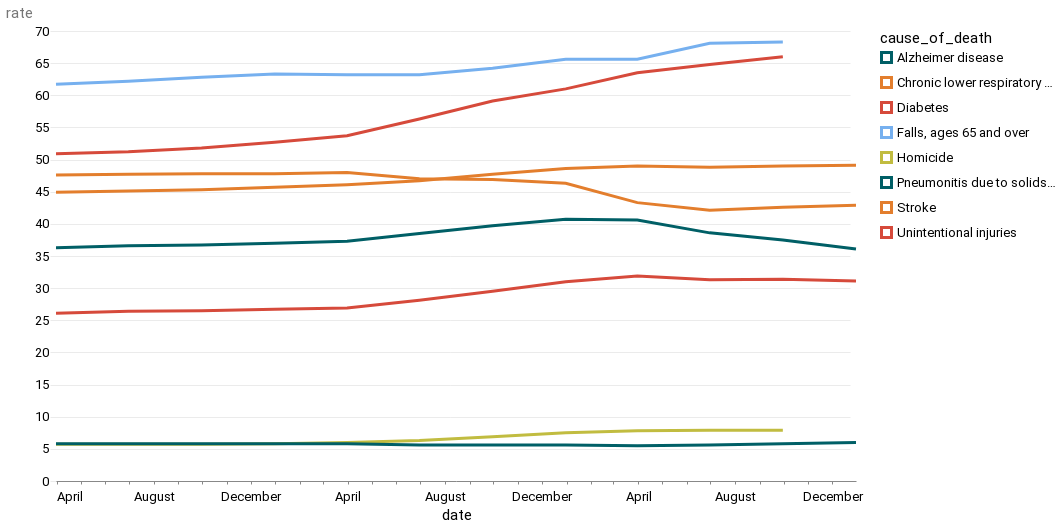

The notebook cell this image was saved under:
### Code cell
alt.Chart(top_causes[top_causes["cause_of_death"] != "COVID-19"]).mark_line().encode(
    x="date", y="rate", color="cause_of_death:N"
)

### Figure 1 — Vega-Lite specification as saved in the notebook (floating-point values rounded to 4 significant figures)
{"config": {"view": {"width": 800, "height": 450, "strokeOpacity": 0}, "background": "#ffffff", "title": {"anchor": "start", "font": "Summit Sans", "fontColor": "palette[\"black\"]", "fontSize": 18, "fontWeight": "normal"}, "arc": {"fill": "#00d4d8"}, "area": {"fill": "#00d4d8"}, "line": {"stroke": "#00d4d8", "strokeWidth": 3}, "path": {"stroke": "#00d4d8"}, "rect": {"fill": "#00d4d8"}, "shape": {"stroke": "#00d4d8"}, "bar": {"fill": "#00d4d8"}, "point": {"stroke": "#00d4d8"}, "symbol": {"fill": "#00d4d8", "size": 30}, "axis": {"titleFont": "Roboto", "titleFontSize": 15, "titleFontWeight": "normal", "labelFont": "Roboto, sans", "labelFontSize": 13, "labelFontWeight": "normal"}, "axisX": {"labelAngle": 0, "labelPadding": 6, "tickSize": 3, "grid": false}, "axisY": {"labelBaseline": "middle", "maxExtent": 45, "minExtent": 45, "titleAlign": "left", "titleAngle": 0, "titleX": -45, "titleY": -11, "domainOpacity": 0, "gridWidth": 0.6, "gridColor": "#dddddd", "offset": 6, "tickSize": 0, "titleColor": "#767676"}, "legend": {"titleFont": "Roboto", "titleFontSize": 15, "titleFontWeight": "normal", "symbolType": "square", "labelFont": "Roboto, sans", "labelFontSize": 13}, "range": {"category": ["#005f66", "#e37e2d", "#d64a3b", "#76b0ef", "#c1bc40"], "diverging": ["#e68a4f", "#f4bb6a", "#f9e39c", "#dadfe2", "#a6b7c6", "#849eae"], "heatmap": ["#7ff6f6", "#00eeef", "#00d4d8", "#00abb2", "#00848b", "#fbf2c7", "#00363d"], "ordinal": ["#7ff6f6", "#00eeef", "#00d4d8", "#00abb2", "#00848b", "#fbf2c7", "#00363d"], "ramp": ["#7ff6f6", "#00eeef", "#00d4d8", "#00abb2", "#00848b", "#fbf2c7", "#00363d"]}}, "data": {"name": "data-6818a0eb704db1cf71c355e88967c570"}, "mark": "line", "encoding": {"color": {"field": "cause_of_death", "type": "nominal"}, "x": {"field": "date", "type": "temporal"}, "y": {"field": "rate", "type": "quantitative"}}, "$schema": "https://vega.github.io/schema/vega-lite/v4.17.0.json", "datasets": {"data-6818a0eb704db1cf71c355e88967c570": [{"date": "2019-03-31T00:00:00", "cause_of_death": "Alzheimer disease", "overall_rate": "36.3", "rate": 36.3}, {"date": "2019-03-31T00:00:00", "cause_of_death": "Chronic lower respiratory diseases", "overall_rate": "47.6", "rate": 47.6}, {"date": "2019-03-31T00:00:00", "cause_of_death": "Diabetes", "overall_rate": "26.1", "rate": 26.1}, {"date": "2019-03-31T00:00:00", "cause_of_death": "Falls, ages 65 and over", "overall_rate": "61.7", "rate": 61.7}, {"date": "2019-03-31T00:00:00", "cause_of_death": "Homicide", "overall_rate": "5.7", "rate": 5.7}, {"date": "2019-03-31T00:00:00", "cause_of_death": "Pneumonitis due to solids and liquids", "overall_rate": "5.8", "rate": 5.8}, {"date": "2019-03-31T00:00:00", "cause_of_death": "Stroke", "overall_rate": "44.9", "rate": 44.9}, {"date": "2019-03-31T00:00:00", "cause_of_death": "Unintentional injuries", "overall_rate": "50.9", "rate": 50.9}, {"date": "2019-06-30T00:00:00", "cause_of_death": "Alzheimer disease", "overall_rate": "36.6", "rate": 36.6}, {"date": "2019-06-30T00:00:00", "cause_of_death": "Chronic lower respiratory diseases", "overall_rate": "47.7", "rate": 47.7}, {"date": "2019-06-30T00:00:00", "cause_of_death": "Diabetes", "overall_rate": "26.4", "rate": 26.4}, {"date": "2019-06-30T00:00:00", "cause_of_death": "Falls, ages 65 and over", "overall_rate": "62.2", "rate": 62.2}, {"date": "2019-06-30T00:00:00", "cause_of_death": "Homicide", "overall_rate": "5.7", "rate": 5.7}, {"date": "2019-06-30T00:00:00", "cause_of_death": "Pneumonitis due to solids and liquids", "overall_rate": "5.8", "rate": 5.8}, {"date": "2019-06-30T00:00:00", "cause_of_death": "Stroke", "overall_rate": "45.1", "rate": 45.1}, {"date": "2019-06-30T00:00:00", "cause_of_death": "Unintentional injuries", "overall_rate": "51.2", "rate": 51.2}, {"date": "2019-09-30T00:00:00", "cause_of_death": "Alzheimer disease", "overall_rate": "36.7", "rate": 36.7}, {"date": "2019-09-30T00:00:00", "cause_of_death": "Chronic lower respiratory diseases", "overall_rate": "47.8", "rate": 47.8}, {"date": "2019-09-30T00:00:00", "cause_of_death": "Diabetes", "overall_rate": "26.5", "rate": 26.5}, {"date": "2019-09-30T00:00:00", "cause_of_death": "Falls, ages 65 and over", "overall_rate": "62.8", "rate": 62.8}, {"date": "2019-09-30T00:00:00", "cause_of_death": "Homicide", "overall_rate": "5.7", "rate": 5.7}, {"date": "2019-09-30T00:00:00", "cause_of_death": "Pneumonitis due to solids and liquids", "overall_rate": "5.8", "rate": 5.8}, {"date": "2019-09-30T00:00:00", "cause_of_death": "Stroke", "overall_rate": "45.3", "rate": 45.3}, {"date": "2019-09-30T00:00:00", "cause_of_death": "Unintentional injuries", "overall_rate": "51.8", "rate": 51.8}, {"date": "2019-12-31T00:00:00", "cause_of_death": "Alzheimer disease", "overall_rate": "37.0", "rate": 37.0}, {"date": "2019-12-31T00:00:00", "cause_of_death": "Chronic lower respiratory diseases", "overall_rate": "47.8", "rate": 47.8}, {"date": "2019-12-31T00:00:00", "cause_of_death": "Diabetes", "overall_rate": "26.7", "rate": 26.7}, {"date": "2019-12-31T00:00:00", "cause_of_death": "Falls, ages 65 and over", "overall_rate": "63.3", "rate": 63.3}, {"date": "2019-12-31T00:00:00", "cause_of_death": "Homicide", "overall_rate": "5.8", "rate": 5.8}, {"date": "2019-12-31T00:00:00", "cause_of_death": "Pneumonitis due to solids and liquids", "overall_rate": "5.8", "rate": 5.8}, {"date": "2019-12-31T00:00:00", "cause_of_death": "Stroke", "overall_rate": "45.7", "rate": 45.7}, {"date": "2019-12-31T00:00:00", "cause_of_death": "Unintentional injuries", "overall_rate": "52.7", "rate": 52.7}, {"date": "2020-03-31T00:00:00", "cause_of_death": "Alzheimer disease", "overall_rate": "37.3", "rate": 37.3}, {"date": "2020-03-31T00:00:00", "cause_of_death": "Chronic lower respiratory diseases", "overall_rate": "48.0", "rate": 48.0}, {"date": "2020-03-31T00:00:00", "cause_of_death": "Diabetes", "overall_rate": "26.9", "rate": 26.9}, {"date": "2020-03-31T00:00:00", "cause_of_death": "Falls, ages 65 and over", "overall_rate": "63.2", "rate": 63.2}, {"date": "2020-03-31T00:00:00", "cause_of_death": "Homicide", "overall_rate": "6.0", "rate": 6.0}, {"date": "2020-03-31T00:00:00", "cause_of_death": "Pneumonitis due to solids and liquids", "overall_rate": "5.8", "rate": 5.8}, {"date": "2020-03-31T00:00:00", "cause_of_death": "Stroke", "overall_rate": "46.1", "rate": 46.1}, {"date": "2020-03-31T00:00:00", "cause_of_death": "Unintentional injuries", "overall_rate": "53.7", "rate": 53.7}, {"date": "2020-06-30T00:00:00", "cause_of_death": "Alzheimer disease", "overall_rate": "38.5", "rate": 38.5}, {"date": "2020-06-30T00:00:00", "cause_of_death": "Chronic lower respiratory diseases", "overall_rate": "47.0", "rate": 47.0}, {"date": "2020-06-30T00:00:00", "cause_of_death": "Diabetes", "overall_rate": "28.1", "rate": 28.1}, {"date": "2020-06-30T00:00:00", "cause_of_death": "Falls, ages 65 and over", "overall_rate": "63.2", "rate": 63.2}, {"date": "2020-06-30T00:00:00", "cause_of_death": "Homicide", "overall_rate": "6.3", "rate": 6.3}, {"date": "2020-06-30T00:00:00", "cause_of_death": "Pneumonitis due to solids and liquids", "overall_rate": "5.6", "rate": 5.6}, {"date": "2020-06-30T00:00:00", "cause_of_death": "Stroke", "overall_rate": "46.7", "rate": 46.7}, {"date": "2020-06-30T00:00:00", "cause_of_death": "Unintentional injuries", "overall_rate": "56.3", "rate": 56.3}, {"date": "2020-09-30T00:00:00", "cause_of_death": "Alzheimer disease", "overall_rate": "39.7", "rate": 39.7}, {"date": "2020-09-30T00:00:00", "cause_of_death": "Chronic lower respiratory diseases", "overall_rate": "46.9", "rate": 46.9}, {"date": "2020-09-30T00:00:00", "cause_of_death": "Diabetes", "overall_rate": "29.5", "rate": 29.5}, {"date": "2020-09-30T00:00:00", "cause_of_death": "Falls, ages 65 and over", "overall_rate": "64.2", "rate": 64.2}, {"date": "2020-09-30T00:00:00", "cause_of_death": "Homicide", "overall_rate": "6.9", "rate": 6.9}, {"date": "2020-09-30T00:00:00", "cause_of_death": "Pneumonitis due to solids and liquids", "overall_rate": "5.6", "rate": 5.6}, {"date": "2020-09-30T00:00:00", "cause_of_death": "Stroke", "overall_rate": "47.7", "rate": 47.7}, {"date": "2020-09-30T00:00:00", "cause_of_death": "Unintentional injuries", "overall_rate": "59.1", "rate": 59.1}, {"date": "2020-12-31T00:00:00", "cause_of_death": "Alzheimer disease", "overall_rate": "40.7", "rate": 40.7}, {"date": "2020-12-31T00:00:00", "cause_of_death": "Chronic lower respiratory diseases", "overall_rate": "46.3", "rate": 46.3}, {"date": "2020-12-31T00:00:00", "cause_of_death": "Diabetes", "overall_rate": "31.0", "rate": 31.0}, {"date": "2020-12-31T00:00:00", "cause_of_death": "Falls, ages 65 and over", "overall_rate": "65.6", "rate": 65.6}, {"date": "2020-12-31T00:00:00", "cause_of_death": "Homicide", "overall_rate": "7.5", "rate": 7.5}, {"date": "2020-12-31T00:00:00", "cause_of_death": "Pneumonitis due to solids and liquids", "overall_rate": "5.6", "rate": 5.6}, {"date": "2020-12-31T00:00:00", "cause_of_death": "Stroke", "overall_rate": "48.6", "rate": 48.6}, {"date": "2020-12-31T00:00:00", "cause_of_death": "Unintentional injuries", "overall_rate": "61.0", "rate": 61.0}, {"date": "2021-03-31T00:00:00", "cause_of_death": "Alzheimer disease", "overall_rate": "40.6", "rate": 40.6}, {"date": "2021-03-31T00:00:00", "cause_of_death": "Chronic lower respiratory diseases", "overall_rate": "43.3", "rate": 43.3}, {"date": "2021-03-31T00:00:00", "cause_of_death": "Diabetes", "overall_rate": "31.9", "rate": 31.9}, {"date": "2021-03-31T00:00:00", "cause_of_death": "Falls, ages 65 and over", "overall_rate": "65.6", "rate": 65.6}, {"date": "2021-03-31T00:00:00", "cause_of_death": "Homicide", "overall_rate": "7.8", "rate": 7.8}, {"date": "2021-03-31T00:00:00", "cause_of_death": "Pneumonitis due to solids and liquids", "overall_rate": "5.5", "rate": 5.5}, {"date": "2021-03-31T00:00:00", "cause_of_death": "Stroke", "overall_rate": "49.0", "rate": 49.0}, {"date": "2021-03-31T00:00:00", "cause_of_death": "Unintentional injuries", "overall_rate": "63.5", "rate": 63.5}, {"date": "2021-06-30T00:00:00", "cause_of_death": "Alzheimer disease", "overall_rate": "38.6", "rate": 38.6}, {"date": "2021-06-30T00:00:00", "cause_of_death": "Chronic lower respiratory diseases", "overall_rate": "42.1", "rate": 42.1}, {"date": "2021-06-30T00:00:00", "cause_of_death": "Diabetes", "overall_rate": "31.3", "rate": 31.3}, {"date": "2021-06-30T00:00:00", "cause_of_death": "Falls, ages 65 and over", "overall_rate": "68.1", "rate": 68.1}, {"date": "2021-06-30T00:00:00", "cause_of_death": "Homicide", "overall_rate": "7.9", "rate": 7.9}, {"date": "2021-06-30T00:00:00", "cause_of_death": "Pneumonitis due to solids and liquids", "overall_rate": "5.6", "rate": 5.6}, {"date": "2021-06-30T00:00:00", "cause_of_death": "Stroke", "overall_rate": "48.8", "rate": 48.8}, {"date": "2021-06-30T00:00:00", "cause_of_death": "Unintentional injuries", "overall_rate": "64.8", "rate": 64.8}, {"date": "2021-09-30T00:00:00", "cause_of_death": "Alzheimer disease", "overall_rate": "37.5", "rate": 37.5}, {"date": "2021-09-30T00:00:00", "cause_of_death": "Chronic lower respiratory diseases", "overall_rate": "42.6", "rate": 42.6}, {"date": "2021-09-30T00:00:00", "cause_of_death": "Diabetes", "overall_rate": "31.4", "rate": 31.4}, {"date": "2021-09-30T00:00:00", "cause_of_death": "Falls, ages 65 and over", "overall_rate": "68.3", "rate": 68.3}, {"date": "2021-09-30T00:00:00", "cause_of_death": "Homicide", "overall_rate": "7.9", "rate": 7.9}, {"date": "2021-09-30T00:00:00", "cause_of_death": "Pneumonitis due to solids and liquids", "overall_rate": "5.8", "rate": 5.8}, {"date": "2021-09-30T00:00:00", "cause_of_death": "Stroke", "overall_rate": "49.0", "rate": 49.0}, {"date": "2021-09-30T00:00:00", "cause_of_death": "Unintentional injuries", "overall_rate": "66.0", "rate": 66.0}, {"date": "2021-12-31T00:00:00", "cause_of_death": "Alzheimer disease", "overall_rate": "36.1", "rate": 36.1}, {"date": "2021-12-31T00:00:00", "cause_of_death": "Chronic lower respiratory diseases", "overall_rate": "42.9", "rate": 42.9}, {"date": "2021-12-31T00:00:00", "cause_of_death": "Diabetes", "overall_rate": "31.1", "rate": 31.1}, {"date": "2021-12-31T00:00:00", "cause_of_death": "Pneumonitis due to solids and liquids", "overall_rate": "6.0", "rate": 6.0}, {"date": "2021-12-31T00:00:00", "cause_of_death": "Stroke", "overall_rate": "49.1", "rate": 49.1}]}}
